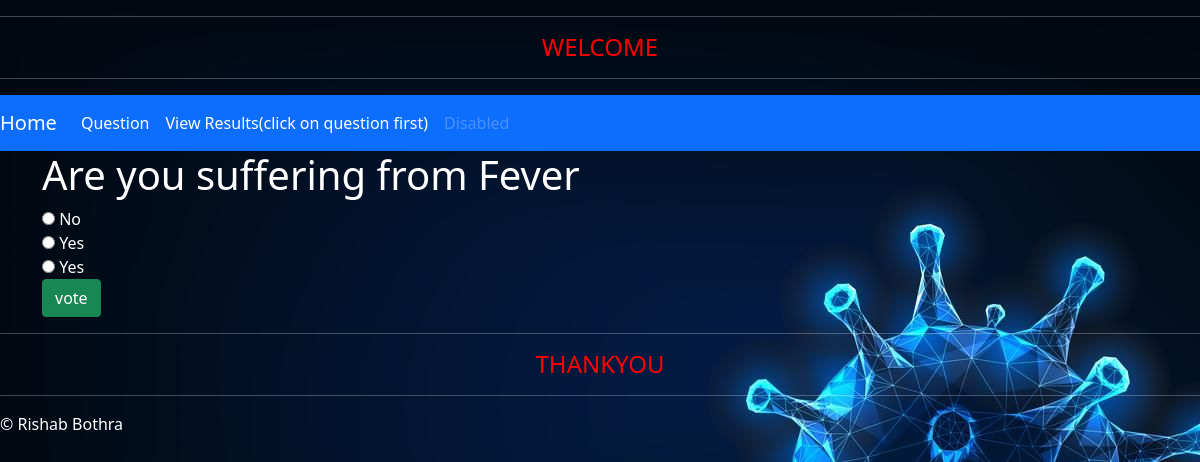
The app's page /polls/5/ with its own data.
### polls/models.py (models this page shows, shortened)
class Question(models.Model):
    question_txt =  models.CharField(max_length = 100)
    pub_date = models.DateTimeField('date published')

class Choice(models.Model):
    choice_txt = models.CharField(max_length = 200)
    votes = models.IntegerField(default=0)
    question = models.ForeignKey(Question, on_delete=models.CASCADE)

### polls/views.py (the view)
# urls.py: url(r'^polls/(?P<question_id>[0-9]+)/$',views.details,name='detail'),
def details(request, question_id):
    question= get_object_or_404(Question,pk = question_id)
    return render(request,'polls/detail.html', {'question': question})

### polls/templates/polls/detail.html (shortened to what this page needs)
{% extends 'polls/base.html' %}
{% block main_content %}
<h1>{{question.question_txt}}</h1>
<form action = '/polls/{{question.id}}/vote' method="post">
    {% for choice in question.choice_set.all %}
        <input type="radio" name="choice" id="choice{{forloop.counter}}" value="{{choice.id}}"/>
        <label for="choice{{forloop.counter}}">{{choice.choice_txt}}</label><br>
    {% endfor %}
    <input type="submit" class="btn btn-success" value = "vote"/>
</form>
{% endblock %}

### polls/static/polls/style.css (style rules this page uses)
body { color:white; background:white url('images/background.jpg') no-repeat; }

### polls/templates/polls/base.html (style rules this page uses)
body { color:white; }

### records on screen
Question: question_txt "Are you suffering from Fever"
Choice: choice_txt "No"
Choice: choice_txt "Yes"
Choice: choice_txt "Yes"
